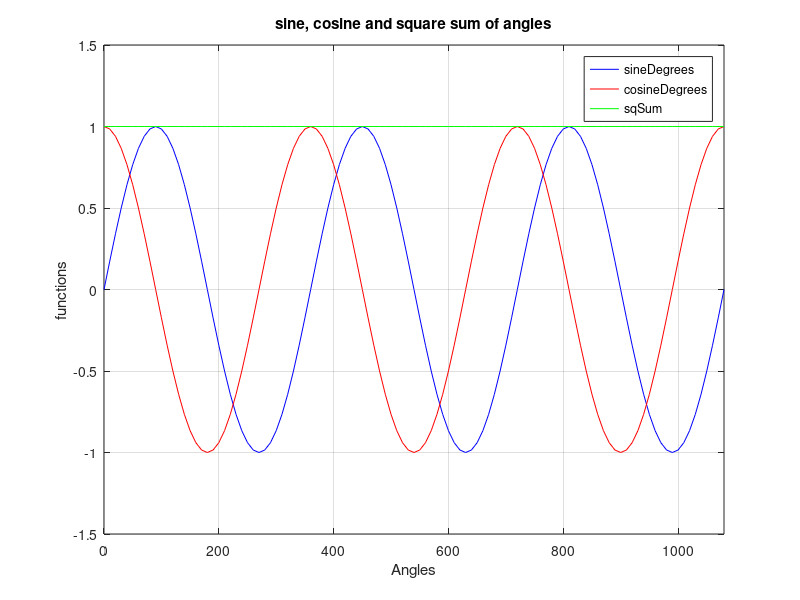
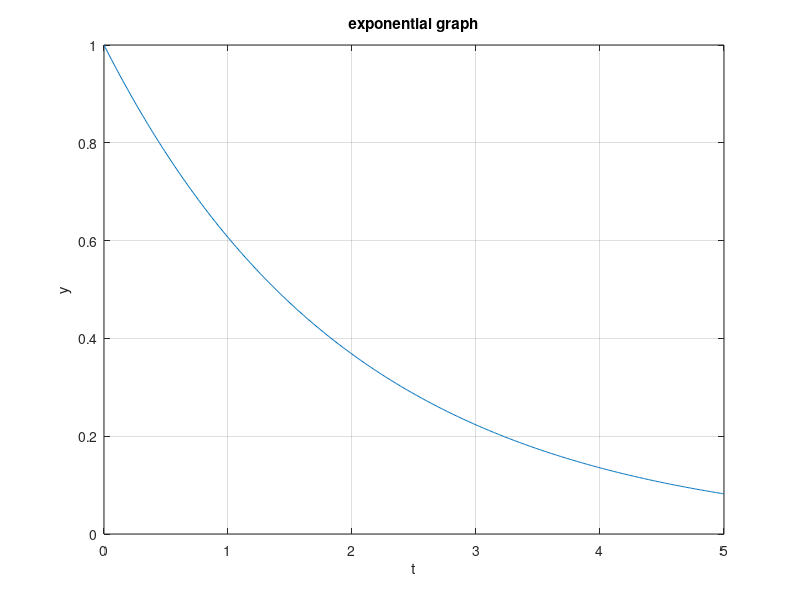

These charts were generated, in order, by the following MATLAB code:
%% PROBLEM 1

%Set variables for the first equation
x = 5;
a = (pi/2);
y = 3*x + a;
%comupte and display
Equation1 = (x*(a^4-5))/(2*y-x*a);
disp(Equation1)

%second equation
num = -1;
%compute
Equation2 = (((sin(3*pi/2))*(cos(pi/4)))/(2^(1/2))) - num;
disp(Equation2)

%third equation
%set up variables
x = -900;
y = x;
z = -x;
Equation3 = (3*y/(4-2*(3*x)))+(33*x*(z-10));
disp(Equation3)

%% PROBLEM 2

anglesDegrees = (0:10:1080);
sineDegrees = sind(anglesDegrees);
cosineDegrees = cosd(anglesDegrees);
sqSum = sineDegrees.^2 + cosineDegrees.^2;
disp(sqSum)

%% Problem 3

figure(1)
plot(anglesDegrees, sineDegrees,'b-')
hold on
plot(anglesDegrees, cosineDegrees, 'r-')
plot(anglesDegrees, sqSum, 'g-')

X = [0:1080]; Y = [0]
plot(X,Y,'r--') 

figure(2)
t = (0:0.01:5);
y = exp(-t/2);
plot(t,y)

%% Problem 4

figure(1)
legend('sineDegrees','cosineDegrees','sqSum')
title('sine, cosine and square sum of angles')
xlabel('Angles')
ylabel('functions')
grid on
axis([0 1080 -1.5 1.5]) 

figure(2)
title('exponential graph')
xlabel('t')
ylabel('y')
grid on

%% Problem 5

numbers = rand(1,1000);

for i = 1:1000;
    if i == 641 || i == 501 || i == 795 || i == 999;
        if numbers(i) > .5
            disp(numbers(i))
        end
    end

end
